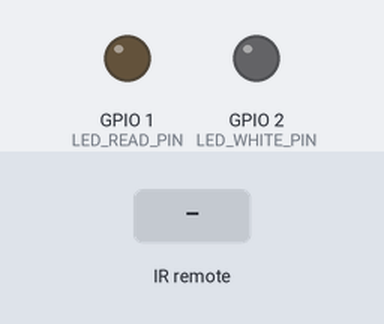
Recording of a program running on a simulated ESP8266 (NodeMCU). On the bench: output pins drawn as LEDs (lit = HIGH). Inputs (shaded band) come from the test bench.

Above: at 1.2 s.
1.3 s: infrared code 0x2A2984 received
At 2.1 s:
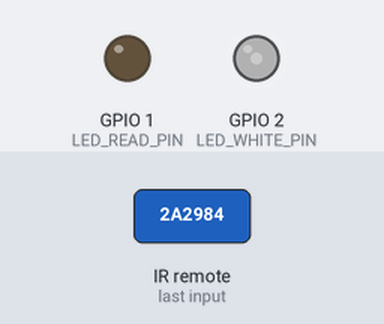
2.8 s: infrared code 0x2A2988 received
At 3.3 s:
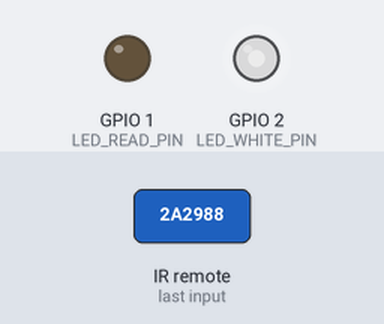
4.3 s: infrared code 0x2A2982 received
At 5.3 s:
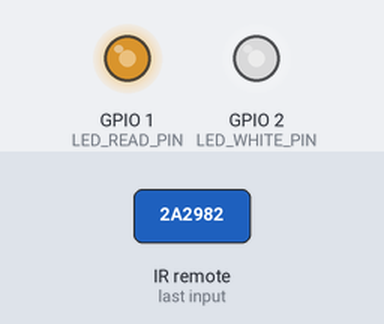
5.8 s: infrared code 0x2A2984 received
At 6.5 s:
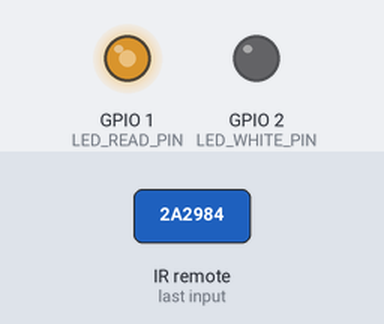
7.3 s: infrared code 0x2A2988 received
At 7.6 s:
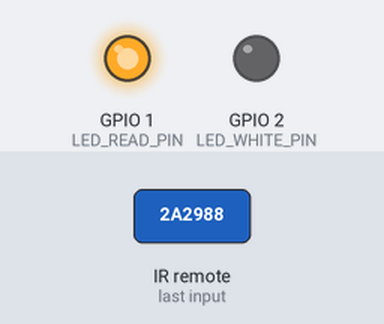
Timing chart, 0 to 9.8 s (numbered marks = the images above; inputs shaded):
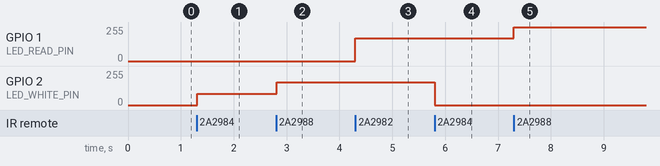

The program:

main.cpp
```cpp
/*
 * @Description:
 * @Author: chenzedeng
 * @Date: 2023-05-06 10:48:38
 * @LastEditTime: 2023-05-20 16:00:24
 */
#define EI_ARDUINO_INTERRUPTED_PIN
#include <Arduino.h>
#include "RCSwitch.h"

#define RF_PIN 3
#define LED_READ_PIN 1
#define LED_WHITE_PIN 2

#define OPEN_CODE_WHITE 2763140
#define PWM_CODE 2763144
#define OPEN_CODE_READ 2763138

#define REPEAT_CLICK_WAIT_TIME 300
#define PWM_SETP 85

RCSwitch mySwitch = RCSwitch();

int pwmValue = PWM_SETP;
bool readOpen = false;
bool whiteOpen = false;
unsigned long lastTime = 0;
unsigned long code;

void setup() {
    pinMode(LED_READ_PIN, FUNCTION_3);
    pinMode(LED_WHITE_PIN, FUNCTION_3);

    digitalWrite(LED_READ_PIN, LOW);
    digitalWrite(LED_WHITE_PIN, LOW);

    pinMode(RF_PIN, INPUT_PULLUP);
    mySwitch.enableReceive(RF_PIN);
}

void openOrCloseLed(int ledIndex, int openState) {
    if (openState) {
        // 打开
        if (pwmValue <= 0) {
            pwmValue = PWM_SETP;
        }
        analogWrite(ledIndex, pwmValue);
    } else {
        // 关闭
        digitalWrite(ledIndex, LOW);
    }
}

void loop() {
    // 防止抖动函数
    delay(10);
    if (mySwitch.available()) {
        if (((micros() - lastTime) / 1000) > REPEAT_CLICK_WAIT_TIME) {
            code = mySwitch.getReceivedValue();
            if (code == OPEN_CODE_WHITE) {
                whiteOpen = !whiteOpen;
                openOrCloseLed(LED_WHITE_PIN, whiteOpen);
            } else if (code == OPEN_CODE_READ) {
                readOpen = !readOpen;
                openOrCloseLed(LED_READ_PIN, readOpen);
            } else if (code == PWM_CODE) {
                pwmValue += PWM_SETP;
                if (pwmValue > 255) {
                    pwmValue = PWM_SETP;
                }
                if (readOpen) {
                    openOrCloseLed(LED_READ_PIN, true);
                }
                delay(1);
                if (whiteOpen) {
                    openOrCloseLed(LED_WHITE_PIN, true);
                }
            }
            lastTime = micros();
        }
        mySwitch.resetAvailable();
    }
}
```

Measured:
- after the input at 1.3 s, GPIO 2 (LED_WHITE_PIN): 0/255 → 85/255 at once
- after the input at 2.8 s, GPIO 2 (LED_WHITE_PIN): 85/255 → 170/255 at once
- after the input at 4.3 s, GPIO 1 (LED_READ_PIN): 0/255 → 170/255 at once
- after the input at 5.8 s, GPIO 2 (LED_WHITE_PIN): 170/255 → 0/255 at once
- after the input at 7.3 s, GPIO 1 (LED_READ_PIN): 170/255 → 255/255 at once
